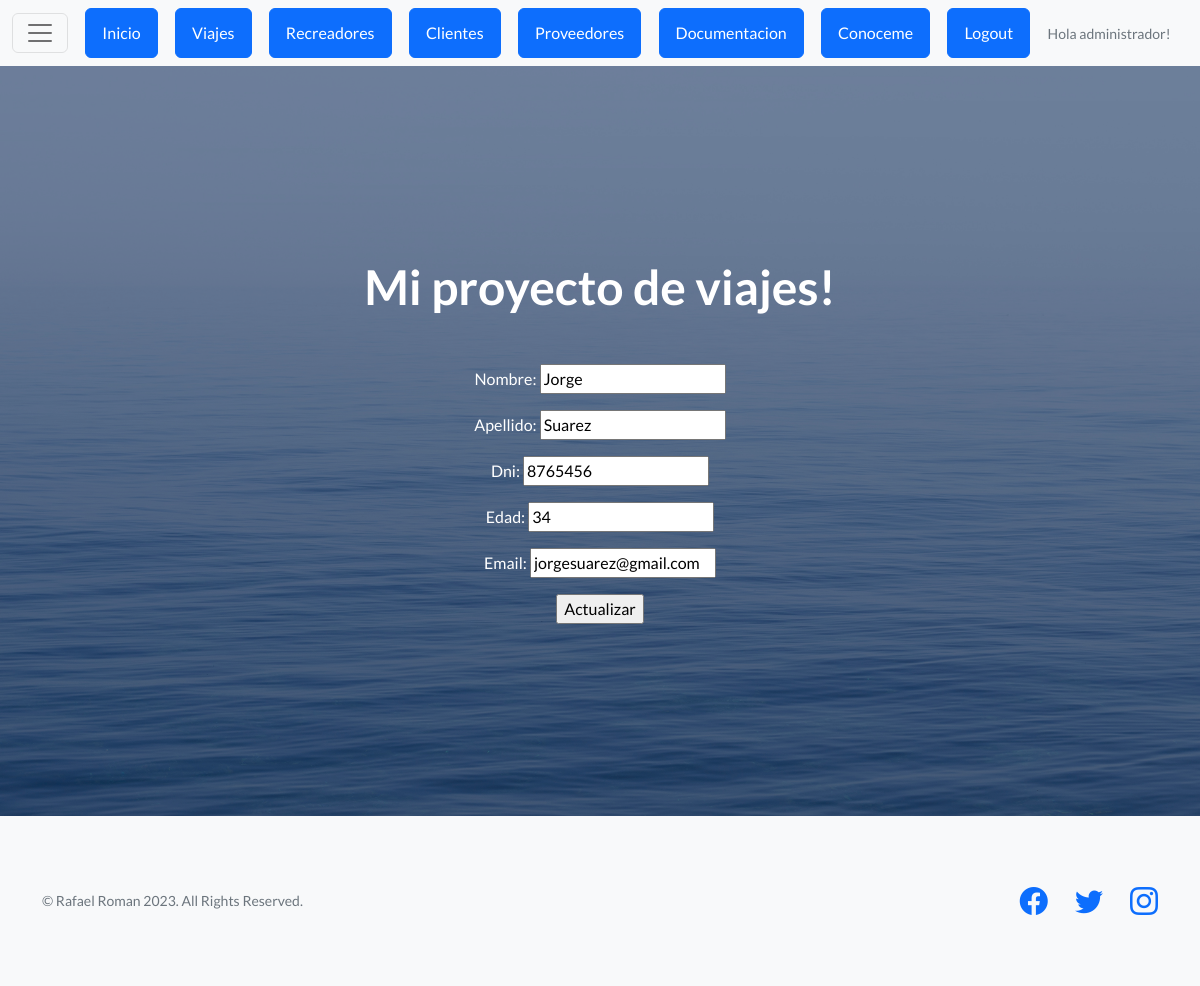
The page /proyecto/recreadores/actualizar/2/ (signed in) on the database its author committed.
### appexcursiones/models.py (models this page shows, shortened)
class Recreadores(models.Model):
   nombre = models.CharField(max_length=50)
   apellido = models.CharField(max_length=50)
   dni = models.IntegerField()
   edad = models.IntegerField()
   email= models.EmailField(max_length=80)

### appexcursiones/views.py (the view)
# urls.py: path('recreadores/actualizar/<pk>/', views.RecreadoresUpdateView.as_view(), name="proyecto-recreadores-update"),
class RecreadoresUpdateView(LoginRequiredMixin, UpdateView):
    model = Recreadores
    success_url = reverse_lazy("proyecto-recreadores-list")
    fields = ["nombre", "apellido", "dni", "edad",  "email"]
    template_name = "Appnuevo/recreadores_update.html"

### appexcursiones/templates/Appnuevo/recreadores_update.html (shortened to what this page needs)
{% extends "Appnuevo/base.html" %}
{% load static %}
{% block contenido %}
<form method="POST">
    {{form.as_p}}
    <input type="submit" value="Actualizar">
</form>
{% endblock contenido %}

### appexcursiones/templates/Appnuevo/base.html (shortened to what this page needs)
<!DOCTYPE html>
<html lang="en">
    <head>
        {% load static %}
        <link href="https://cdn.jsdelivr.net/npm/bootstrap-icons@1.5.0/font/bootstrap-icons.css" rel="stylesheet" type="text/css" />
        <link href="{% static 'Appnueva/css/styles.css' %}" rel="stylesheet" />
    </head>
    <body>
        <nav class="navbar navbar-light bg-light static-top">
            <div class="container-fluid">
                <button class="navbar-toggler" type="button" data-bs-toggle="collapse" data-bs-target="#navbarTogglerDemo01" aria-controls="navbarTogglerDemo01" aria-expanded="false" aria-label="Toggle navigation">
                 <span class="navbar-toggler-icon"></span>
                </button>
                <a class="btn btn-primary" href="{% url 'proyecto-inicio' %}">Inicio</a>
                <a class="btn btn-primary" href="{% url 'proyecto-viajes' %}">Viajes</a>
                <a class="btn btn-primary" href="{% url 'proyecto-recreadores-list' %}">Recreadores</a>
                <a class="btn btn-primary" href="{% url 'proyecto-clientes-list' %}">Clientes</a>
                <a class="btn btn-primary" href="{% url 'proyecto-proveedores-list' %}">Proveedores</a>
                <a class="btn btn-primary" href="{% url 'proyecto-documentacion-list' %}">Documentacion</a>
                <a class="btn btn-primary" href="{% url 'appdos-conoceme' %}">Conoceme</a>
                {% if request.user.is_authenticated %}
                    <a class="btn btn-primary" href="{% url 'auth-logout' %}">Logout</a>
                    <p class="small text-muted mb-4 mb-lg-0">Hola {{request.user.username}}!</p>
                {% else %}
                    <a class="btn btn-primary" href="{% url 'auth-login' %}">Login</a>
                    <p class="small text-muted mb-4 mb-lg-0">Hola Visitante</p>
                {% endif %}
            </div>
        </nav>
        <header class="masthead">
            <div class="container position-relative">
                <div class="row justify-content-center">
                    <div class="col-xl-6">
                        <div class="text-center text-white">
                            <h1 class="mb-5">Mi proyecto de viajes!</h1>
                            {% block  contenido %}
                            {% endblock  %}
                        </div>
                    </div>
                </div>
            </div>
        </header>
        <footer class="footer bg-light">
            <div class="container">
                <div class="row">
                    <div class="col-lg-6 h-100 text-center text-lg-start my-auto">
                        <p class="text-muted small mb-4 mb-lg-0">&copy; Rafael Roman 2023. All Rights Reserved.</p>
                    </div>
                    <div class="col-lg-6 h-100 text-center text-lg-end my-auto">
                        <ul class="list-inline mb-0">
                            <li class="list-inline-item me-4">
                                <a href="#!"><i class="bi-facebook fs-3"></i></a>
                            </li>
                            <li class="list-inline-item me-4">
                                <a href="#!"><i class="bi-twitter fs-3"></i></a>
                            </li>
                            <li class="list-inline-item">
                                <a href="#!"><i class="bi-instagram fs-3"></i></a>
                            </li>
                        </ul>
                    </div>
                </div>
            </div>
        </footer>
    </body>
</html>

### rows shown on the page
Recreadores: nombre "Jorge", apellido "Suarez", dni "8765456", edad "34", email "jorgesuarez@gmail.com"

### other values the page prints
{{ request.user.username }} "administrador"
